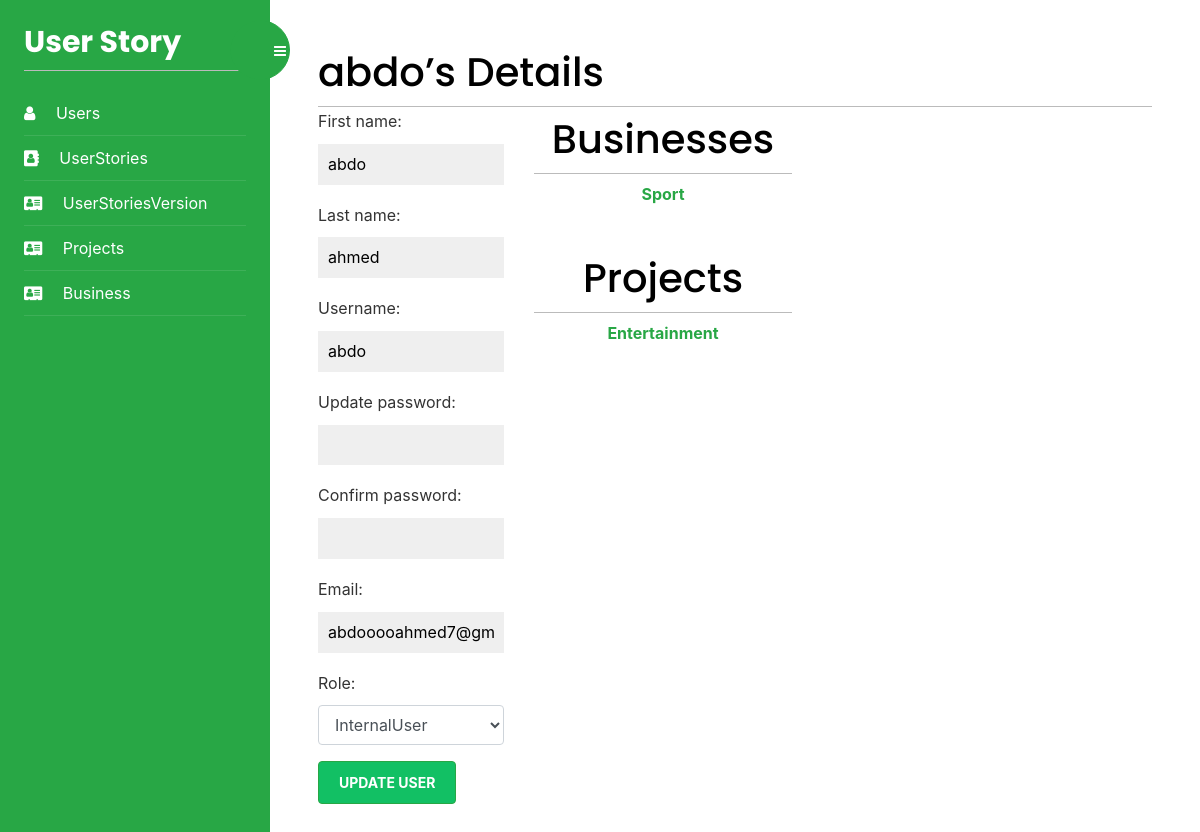
The app's page /Users/userDetails/1, older data.
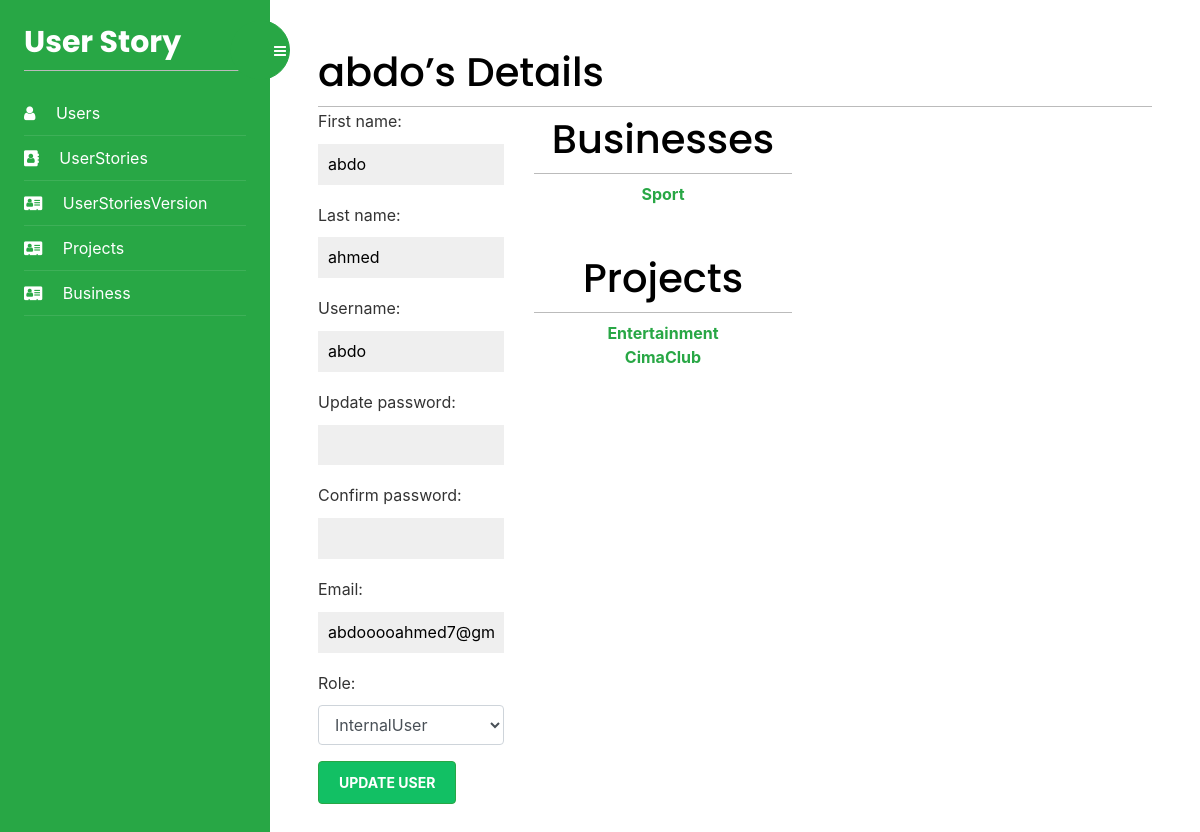
The same page, newer data.
### UserStoryApp/models.py (models this page shows, shortened)
class Business(models.Model):
    id = models.AutoField(primary_key=True)
    businessIndustry = models.ManyToManyField(
        BusinessCategory)
    hourlyRate = models.IntegerField(blank=True, null=True)
    name = models.TextField(blank=True)
    LegalEntityName = models.TextField(blank=True)
    Address = models.TextField(blank=True)
    BusinessNumber = models.IntegerField(blank=True, null=True)
    BusinessEmail = models.TextField(blank=True)
    User = models.ManyToManyField(User)
    ABN = models.IntegerField(blank=True, null=True)
    class Meta:
        db_table = "Business"

class Project(models.Model):
    id = models.AutoField(primary_key=True)
    name = models.TextField(blank=True)
    Business = models.ForeignKey(Business, on_delete=models.CASCADE)
    User = models.ForeignKey(
        User, on_delete=models.CASCADE, blank=True, null=True)
    project = ""
    class Meta:
        db_table = "Project"

### Users/views.py (the view, shortened to what this page needs)
# urls.py: path('userDetails/<int:id>', views.userDetails, name='userDetails')
def userDetails(request, id):
    User = get_user_model()
    users = User.objects.get(id=id)
    projects = Project.objects.filter(User=users)
    business = Business.objects.filter(User=users)
    form = EditUserForm(
        initial={'first_name': users.first_name, 'last_name': users.last_name, 'username': users.username, 'Update_password': users.password,
                 'email': users.email, 'Role': (users.Role, Role(users.Role).name)})
    return render(request, 'user/userDetails.html', {'form': form, 'projects': projects, 'business': business})

### Users/forms.py (shortened to what this page needs)
class EditUserForm(forms.ModelForm):
    first_name = forms.CharField(
        widget=forms.TextInput(attrs={'class': 'w-100'}))
    last_name = forms.CharField(
        widget=forms.TextInput(attrs={'class': 'w-100'}))
    username = forms.CharField(
        widget=forms.TextInput(attrs={'class': 'w-100'}))
    Update_password = forms.CharField(
        widget=forms.PasswordInput(attrs={'class': 'w-100'}))
    confirm_password = forms.CharField(
        widget=forms.PasswordInput(attrs={'class': 'w-100'}))
    email = forms.CharField(widget=forms.TextInput(attrs={'class': 'w-100'}))
    Role = forms.TypedChoiceField(choices=[(choice.value, choice.name)
                                           for choice in Role], widget=forms.Select(attrs={'class': 'form-control form-select'}))
    class Meta:
        model = User
        fields = ['first_name', 'last_name',
                  'username', 'Update_password', 'confirm_password', 'email', 'Role']

### Users/templates/user/userDetails.html (shortened to what this page needs)
{% extends "base.html" %}
{% block content %}
<div>
    <h1 class="m-auto">{{form.username.value}}’s Details</h1>
</div>
<div class="row">
    <form class="col-3" method="post">
        {{ form.as_p }}
        <p><input type="submit" class="btn btn-success" value="Update User"></p>
    </form>
    <div class="col-4 mt-2 text-center">
        <div>
            <h1>Businesses</h1>
            <div class="text-center"">
                {% for b in business %}
                <a class="text-success" href="{% url 'BusinessDetails' b.id %}"><strong class="d-block">{{b.name}}</strong></a>
                {% endfor %}
            </div>
        </div>
        <div class="mt-5">
            <h1>Projects</h1>
            <div class=" text-center"">
                {% for p in projects %}
                <a class="text-success" href="{% url 'projectDetails' p.id %}"><strong class="d-block">{{p.name}}</strong></a>
                {% endfor %}
            </div>
        </div>
    </div>
</div>
{% endblock %}

Row changes from the older to the newer data that the page shows:
added Project: name "CimaClub"
